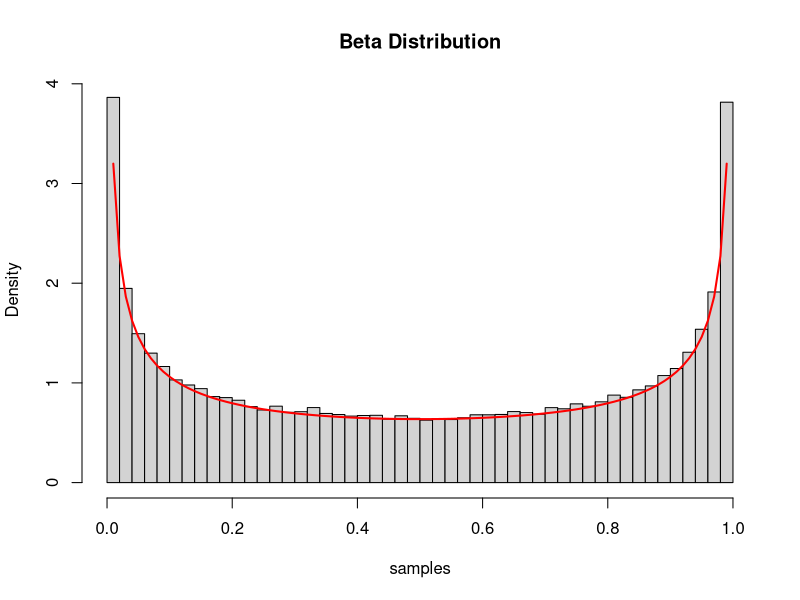

This chart was generated by the following R code:
# Define the beta distribution density function
dbeta <- function(x, shape1 = 0.5, shape2 = 0.5) {
  x^(shape1-1) * (1-x)^(shape2-1) / beta(shape1, shape2)
}

# Set the maximum value of the target density
M <- 10

# Set the number of samples to generate
n_samples <- 100000

# Initialize an empty vector to store the samples
samples <- numeric(n_samples)

# Generate samples using accept-reject algorithm
i <- 1
while (i <= n_samples) {
  # Generate a proposal from the uniform distribution
  x_proposal <- runif(1)
  
  # Generate a value from the uniform distribution to compare against the target density
  u <- runif(1)
  
  # Compute the ratio of the target density to the proposal density
  acceptance_ratio <- dbeta(x_proposal) / dbeta(0.5, 0.5)
  
  # Accept the proposal with probability min(acceptance_ratio, M) if u < acceptance_ratio / M
  if (u < acceptance_ratio / M) {
    samples[i] <- x_proposal
    i <- i + 1
  }
}

# Plot the generated samples
hist(samples, breaks = 50, freq = FALSE, main = "Beta Distribution")
curve(dbeta(x), add = TRUE, col = "red", lwd = 2)
